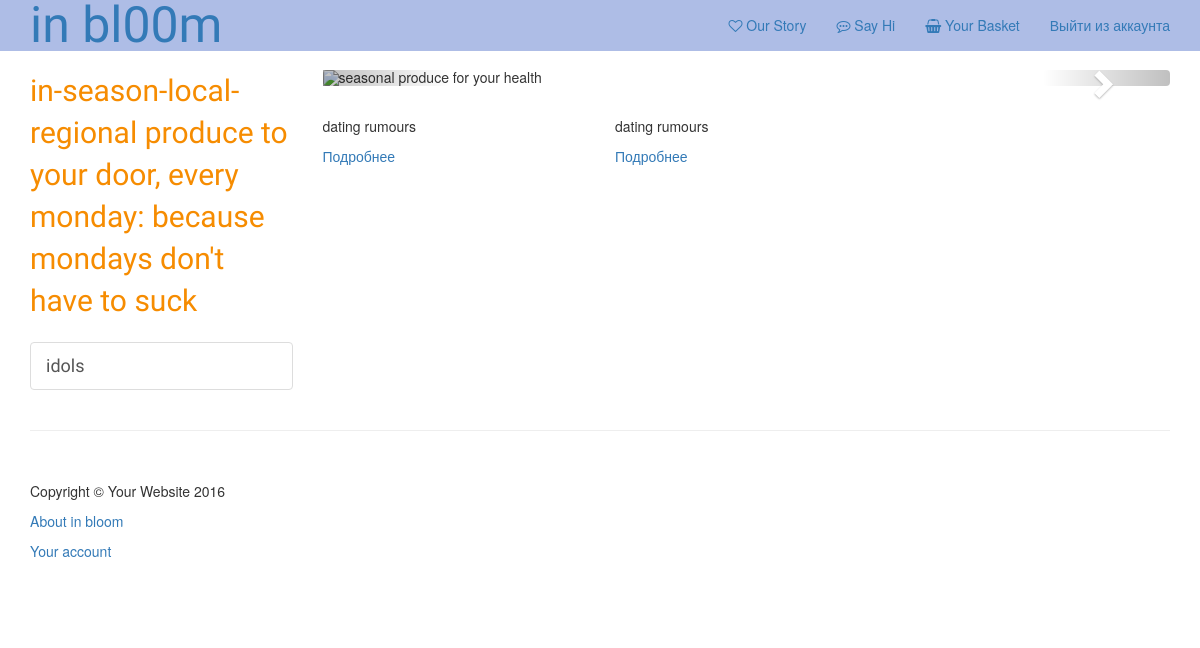
Before: / (signed in) with the older database file.
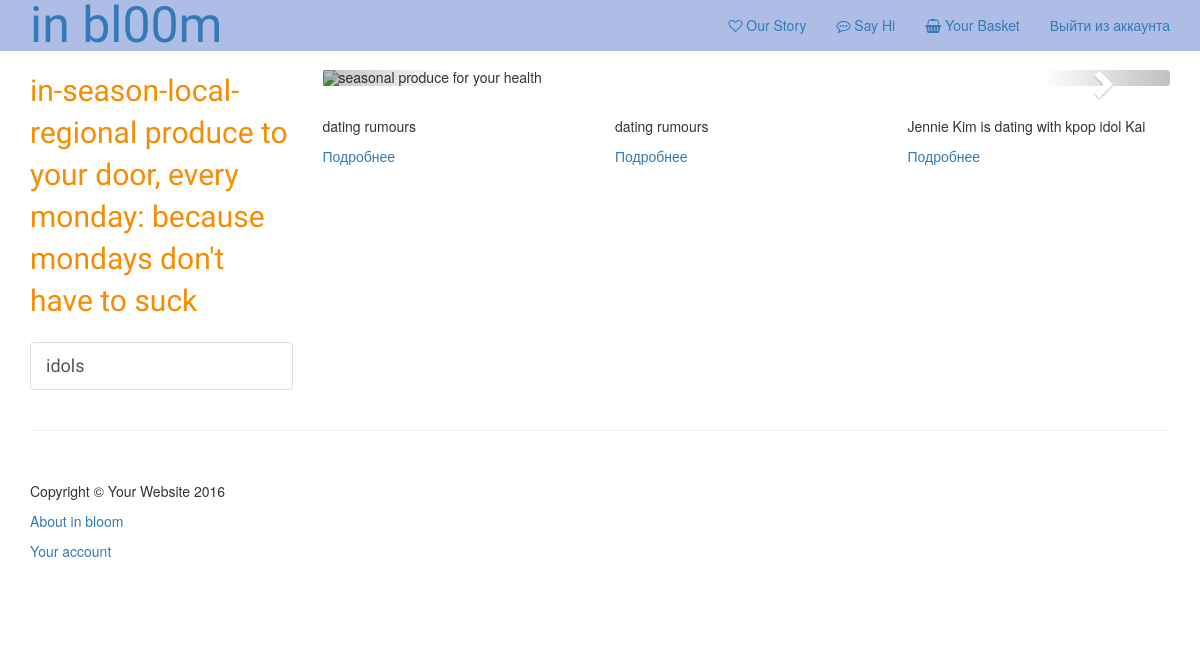
After: the same page with the newer database file.
### news_app/models.py (models this page shows, shortened)
class NewsCategory(models.Model):
    name_category = models.CharField(max_length=100)
    created_at = models.DateTimeField(auto_now_add=True)
    class Meta:
        verbose_name = "Category"
        verbose_name_plural = "Categories"

class News(models.Model):
    head = models.CharField(max_length=150)
    text = models.TextField()
    new_cat = models.ForeignKey(NewsCategory, on_delete=models.CASCADE)
    created_at = models.DateTimeField(auto_now_add=True)
    class Meta:
        verbose_name = "New"
        verbose_name_plural = "News"

### news_app/views.py (the view)
# urls.py: path('', views.home_page, name='home'),
def home_page(request):
    if request.user.is_authenticated:
        news = News.objects.all()
        categories = NewsCategory.objects.all()
        context = {'news':news , 'categories': categories}
        return render(request, 'index.html', context)
    return redirect('about')

### news_app/templates/index.html (shortened to what this page needs)
{% load static %}
<!DOCTYPE html>
<html lang="en" >
<head>
  <link rel='stylesheet' href='https://maxcdn.bootstrapcdn.com/bootstrap/3.3.5/css/bootstrap.min.css'>
<link rel='stylesheet' href='https://github.com/BlackrockDigital/startbootstrap-shop-homepage/blob/gh-pages/css/shop-homepage.css'><link rel="stylesheet" href="./style.css">
    <link rel="stylesheet" href="{% static 'style.css' %}">
</head>
<body>
    <link rel="stylesheet" href="https://maxcdn.bootstrapcdn.com/font-awesome/4.5.0/css/font-awesome.min.css">
</head>
<body>
    <nav class="navbar navbar-fixed-top" role="navigation">
        <div class="container">
            <div class="navbar-header">
                <a class="navbar-brand" href="#">in bl00m</a>
            </div>
            <div class="collapse navbar-collapse" id="bs-example-navbar-collapse-1">
                <ul class="nav navbar-nav navbar-right">
                    <li>
                        <a href="#"><i class="fa fa-heart-o"></i> </i>Our Story</a>
                    </li>
                    <li>
                        <a href="#"><i class="fa fa-commenting-o"></i> Say Hi</a>
                    </li>
                    <li id="cart" onclick="cartFunction()"><a href="#"><i class="fa fa-shopping-basket"></i>  Your Basket</a></li>
                    <li><a href="{% url 'logout' %}">Выйти из аккаунта</a></li>
                </ul>
            </div>
        </div>
    </nav>
    <div class="container">
        <div class="row">
            <div class="col-md-3">
                <p class="lead">in-season-local-regional produce to your door, every monday: because mondays don't have to suck</p>
                <div class="list-group">
                    {% for category in categories %}
                    <a href="/category/{{ category.id }}" class="list-group-item">{{ category.name_category }}</a>
                    {% endfor %}
                </div>
            </div>
            <div class="col-md-9">
                <div class="row carousel-holder">
                    <div class="col-md-12">
                        <div id="carousel-example-generic" class="carousel slide" data-ride="carousel">
                            <ol class="carousel-indicators">
                            </ol>
                            <div class="carousel-inner">
                                <div class="item active">
                                    <img class="slide-image" src="https://github.com/tesslynne/Bloom-Ecommerce-Fruit/blob/master/images/inbloom.jpg?raw=true" alt="seasonal produce for your health">
                                </div>
                            </div>
                            <a class="left carousel-control" href="#carousel-example-generic" data-slide="prev">
                            </a>
                            <a class="right carousel-control" href="#carousel-example-generic" data-slide="next">
                                <span class="glyphicon glyphicon-chevron-right"></span>
                            </a>
                        </div>
                    </div>
                 </div>
        <div class="row">
            <div id="fruits">
                    {% for new in news %}
                <div class="col-sm-4 col-lg-4 col-md-4">
    <div class="caption">
        <p>{{ new.head }}</p>
        <a href="/new/{{ new.id }}" class="icon-link">
          Подробнее
          <svg class="bi"><use xlink:href="#chevron-right"></use></svg>
        </a >
    </div>
</div>
                {% endfor %}
            </div>
        </div>
                </div>
            </div>
    </div>
    <div class="container">
        <hr>
        <footer>
            <div class="row">
                <div class="col-lg-12">
                    <p>Copyright &copy; Your Website 2016</p>
                    <p><a href="#">About in bloom</a></p>
                    <p><a href="#">Your account</a></p>
                </div>
            </div>
        </footer>
    </div>
</body>
</html>

Changed rows visible on the page:
added News: head "Jennie Kim is dating with kpop idol Kai"
